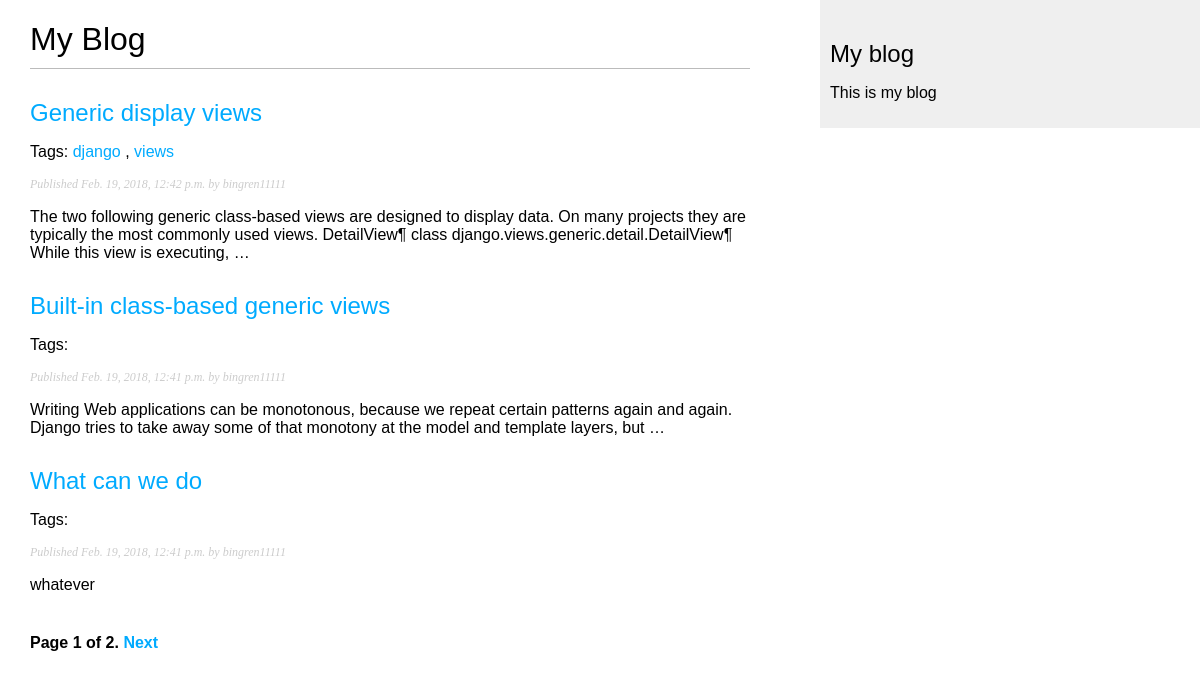
Screenshot of /blog/ with the database file from the repository.
### blog/models.py (models this page shows, shortened)
class Post(models.Model):
    STATUS_CHOICES = (
        ('draft','Draft'),
        ('published','Published'),
    )
    title = models.CharField(max_length=250)
    slug = models.SlugField(max_length=250,
                            unique_for_date='publish')
    author = models.ForeignKey(User, related_name='blog_posts')
    body = models.TextField()
    publish = models.DateTimeField(default=timezone.now)
    created = models.DateTimeField(auto_now_add=True)
    updated = models.DateTimeField(auto_now=True)
    status = models.CharField(max_length=10, choices=STATUS_CHOICES, default='draft')
    tags = TaggableManager()
    objects = models.Manager()
    published = PublishManager()
    class Meta:
        ordering = ('-publish',)
    def get_absolute_url(self):
        return reverse('blog:post_detail',
                       args=[self.publish.year,
                             self.publish.strftime('%m'),
                             self.publish.strftime('%d'),
                             self.slug])

### blog/views.py (the view)
# urls.py: url(r'^tag/(?P<tag_slug>[-\w]+)/$',views.post_list,name='post_list_by_tag'),
def post_list(request,tag_slug=None):
    object_list = Post.published.all()
    tag = None
    if tag_slug:
        tag = get_object_or_404(Tag,slug=tag_slug)
        object_list = object_list.filter(tags__in=[tag])
    paginator = Paginator(object_list,3)
    page = request.GET.get('page')
    try:
        posts = paginator.page(page)
    except PageNotAnInteger:
        posts = paginator.page(1)
    except EmptyPage:
        posts = paginator.page(paginator.num_pages)
    return render(request,'blog/post/list.html', {
        'posts':posts,
        'page': page,
        'tag':tag
    })

### blog/models.py (called while the page is built)
    def get_queryset(self):
        return super(PublishManager,self).get_queryset().filter(status='published')

### blog/templates/blog/post/list.html (shortened to what this page needs)
{% extends "blog/base.html" %}
{% block content %}
    <h1>My Blog</h1>
    {% for post in posts %}
        <h2>
            <a href="{{ post.get_absolute_url }}">{{ post.title }}</a>
        </h2>
        <p class="tags">
            Tags:
            {% for tag in post.tags.all %}
                <a href="{% url 'blog:post_list_by_tag' tag.slug %}">
                    {{ tag.name }}
                </a>
            {% if not forloop.last %}, {% endif %}
            {% endfor %}
        </p>
        <p class="date">
            Published {{ post.publish }} by {{ post.author }}
        </p>
        {{ post.body|truncatewords:30|linebreaks }}
    {% endfor %}
    {% include "blog/pagination.html" with page=posts %}
{% endblock %}

### blog/templates/blog/base.html (shortened to what this page needs)
{% load staticfiles %}
<!DOCTYPE html>
<html lang="en">
<head>
  <link rel="stylesheet" href="{% static 'css/blog.css' %}">
</head>
<body>
  <div id="content">
    {% block content %}
    {% endblock %}
  </div>
  <div id="sidebar">
    <h2>My blog</h2>
    <p>This is my blog</p>
  </div>
</body>
</html>

### blog/templates/blog/pagination.html (shortened to what this page needs)
<div class="pagination">
    <span class="step-link">
        <span class="current">
            Page {{ page.number }} of {{ page.paginator.num_pages }}.
        </span>
        {% if page.has_next %}
            <a href="?page={{ page.next_page_number }}">Next</a>
        {% endif %}
    </span>
</div>

### blog/static/css/blog.css (style rules this page uses)
body { margin:0; padding:0; font-family:helvetica, sans-serif; }
a { color:#00abff; text-decoration:none; }
h1 { font-weight:normal; border-bottom:1px solid #bbb; padding:0 0 10px 0; }
h2 { font-weight:normal; margin:30px 0 0; }
#content { float:left; width:60%; padding:0 0 0 30px; }
#sidebar { float:right; width:30%; padding:10px; background:#efefef; height:100%; }
p.date { color:#ccc; font-family: georgia, serif; font-size: 12px; font-style: italic; }
.pagination { margin:40px 0; font-weight:bold; }

### rows the page displays
Post: title "Generic display views", publish "Feb. 19, 2018, 12:42 p.m.", author "bingren11111", body "The two following generic class-based views are designed to display data. On many projects they are typically the most commonly used views. DetailView¶ class django.views.generic.detail.DetailView¶ While this view is executing, …"
Tag: name "django"
Tag: name "views"
Post: title "Built-in class-based generic views", publish "Feb. 19, 2018, 12:41 p.m.", author "bingren11111", body "Writing Web applications can be monotonous, because we repeat certain patterns again and again. Django tries to take away some of that monotony at the model and template layers, but …"
Post: title "What can we do", publish "Feb. 19, 2018, 12:41 p.m.", author "bingren11111", body "whatever"

### other values shown
{{ page.number }} "1"
{{ page.paginator.num_pages }} "2"
